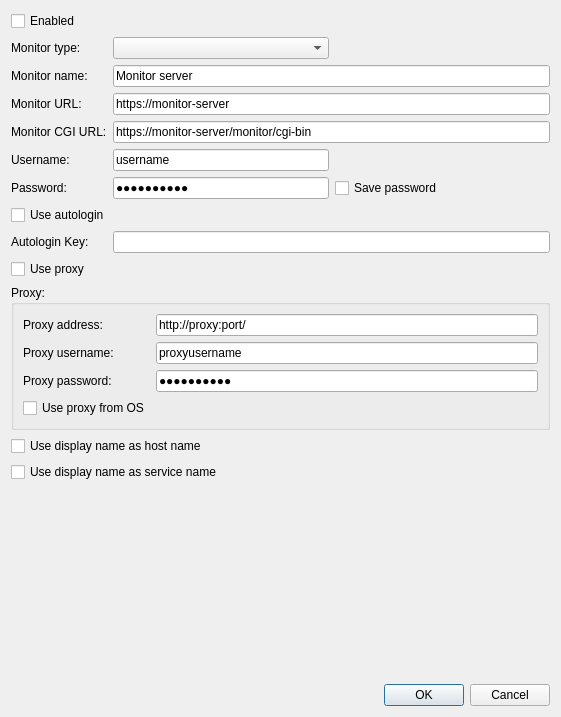
<?xml version="1.0" encoding="UTF-8"?>
<ui version="4.0">
 <class>settings_server</class>
 <widget class="QDialog" name="settings_server">
  <property name="geometry">
   <rect>
    <x>0</x>
    <y>0</y>
    <width>561</width>
    <height>717</height>
   </rect>
  </property>
  <property name="sizePolicy">
   <sizepolicy hsizetype="Minimum" vsizetype="Preferred">
    <horstretch>0</horstretch>
    <verstretch>0</verstretch>
   </sizepolicy>
  </property>
  <property name="windowTitle">
   <string>Dialog</string>
  </property>
  <property name="modal">
   <bool>true</bool>
  </property>
  <layout class="QGridLayout" name="gridLayout">
   <item row="24" column="0" colspan="3">
    <spacer name="verticalSpacer">
     <property name="orientation">
      <enum>Qt::Vertical</enum>
     </property>
     <property name="sizeHint" stdset="0">
      <size>
       <width>0</width>
       <height>0</height>
      </size>
     </property>
    </spacer>
   </item>
   <item row="8" column="2">
    <widget class="QCheckBox" name="input_checkbox_save_password">
     <property name="text">
      <string>Save password</string>
     </property>
    </widget>
   </item>
   <item row="25" column="2">
    <widget class="QDialogButtonBox" name="button_box">
     <property name="orientation">
      <enum>Qt::Horizontal</enum>
     </property>
     <property name="standardButtons">
      <set>QDialogButtonBox::Cancel|QDialogButtonBox::Ok</set>
     </property>
    </widget>
   </item>
   <item row="5" column="1" colspan="2">
    <widget class="QLineEdit" name="input_lineedit_monitor_cgi_url">
     <property name="text">
      <string>https://monitor-server/monitor/cgi-bin</string>
     </property>
    </widget>
   </item>
   <item row="1" column="1">
    <widget class="QComboBox" name="input_combobox_type"/>
   </item>
   <item row="15" column="0">
    <widget class="QCheckBox" name="input_checkbox_use_proxy">
     <property name="text">
      <string>Use proxy</string>
     </property>
    </widget>
   </item>
   <item row="5" column="0">
    <widget class="QLabel" name="label_monitor_cgi_url">
     <property name="sizePolicy">
      <sizepolicy hsizetype="Minimum" vsizetype="Preferred">
       <horstretch>0</horstretch>
       <verstretch>0</verstretch>
      </sizepolicy>
     </property>
     <property name="text">
      <string>Monitor CGI URL:</string>
     </property>
    </widget>
   </item>
   <item row="3" column="1" colspan="2">
    <widget class="QLineEdit" name="input_lineedit_name">
     <property name="text">
      <string>Monitor server</string>
     </property>
    </widget>
   </item>
   <item row="4" column="1" colspan="2">
    <widget class="QLineEdit" name="input_lineedit_monitor_url">
     <property name="inputMask">
      <string/>
     </property>
     <property name="text">
      <string>https://monitor-server</string>
     </property>
    </widget>
   </item>
   <item row="10" column="0" colspan="2">
    <widget class="QCheckBox" name="input_checkbox_use_autologin">
     <property name="text">
      <string>Use autologin</string>
     </property>
    </widget>
   </item>
   <item row="6" column="0">
    <widget class="QLabel" name="label_username">
     <property name="sizePolicy">
      <sizepolicy hsizetype="Minimum" vsizetype="Preferred">
       <horstretch>0</horstretch>
       <verstretch>0</verstretch>
      </sizepolicy>
     </property>
     <property name="text">
      <string>Username:</string>
     </property>
    </widget>
   </item>
   <item row="1" column="0">
    <widget class="QLabel" name="label_server_type">
     <property name="sizePolicy">
      <sizepolicy hsizetype="Minimum" vsizetype="Preferred">
       <horstretch>0</horstretch>
       <verstretch>0</verstretch>
      </sizepolicy>
     </property>
     <property name="text">
      <string>Monitor type:</string>
     </property>
    </widget>
   </item>
   <item row="11" column="1" colspan="2">
    <widget class="QLineEdit" name="input_lineedit_autologin_key">
     <property name="text">
      <string/>
     </property>
    </widget>
   </item>
   <item row="3" column="0">
    <widget class="QLabel" name="label_name">
     <property name="sizePolicy">
      <sizepolicy hsizetype="Minimum" vsizetype="Preferred">
       <horstretch>0</horstretch>
       <verstretch>0</verstretch>
      </sizepolicy>
     </property>
     <property name="text">
      <string>Monitor name:</string>
     </property>
    </widget>
   </item>
   <item row="8" column="1">
    <widget class="QLineEdit" name="input_lineedit_password">
     <property name="text">
      <string>1234567890</string>
     </property>
     <property name="echoMode">
      <enum>QLineEdit::Password</enum>
     </property>
    </widget>
   </item>
   <item row="21" column="0" colspan="2">
    <widget class="QCheckBox" name="input_checkbox_use_display_name_host">
     <property name="text">
      <string>Use display name as host name</string>
     </property>
    </widget>
   </item>
   <item row="11" column="0">
    <widget class="QLabel" name="label_autologin_key">
     <property name="sizePolicy">
      <sizepolicy hsizetype="Minimum" vsizetype="Preferred">
       <horstretch>0</horstretch>
       <verstretch>0</verstretch>
      </sizepolicy>
     </property>
     <property name="text">
      <string>Autologin Key:</string>
     </property>
    </widget>
   </item>
   <item row="4" column="0">
    <widget class="QLabel" name="label_monitor_url">
     <property name="sizePolicy">
      <sizepolicy hsizetype="Minimum" vsizetype="Preferred">
       <horstretch>0</horstretch>
       <verstretch>0</verstretch>
      </sizepolicy>
     </property>
     <property name="text">
      <string>Monitor URL:</string>
     </property>
    </widget>
   </item>
   <item row="22" column="0" colspan="2">
    <widget class="QCheckBox" name="input_checkbox_use_display_name_service">
     <property name="text">
      <string>Use display name as service name</string>
     </property>
    </widget>
   </item>
   <item row="0" column="0" colspan="3">
    <widget class="QCheckBox" name="input_checkbox_enabled">
     <property name="text">
      <string>Enabled</string>
     </property>
    </widget>
   </item>
   <item row="8" column="0">
    <widget class="QLabel" name="label_password">
     <property name="sizePolicy">
      <sizepolicy hsizetype="Minimum" vsizetype="Preferred">
       <horstretch>0</horstretch>
       <verstretch>0</verstretch>
      </sizepolicy>
     </property>
     <property name="text">
      <string>Password:</string>
     </property>
    </widget>
   </item>
   <item row="6" column="1">
    <widget class="QLineEdit" name="input_lineedit_username">
     <property name="text">
      <string>username</string>
     </property>
    </widget>
   </item>
   <item row="16" column="0" colspan="3">
    <widget class="QGroupBox" name="proxy_groupbox">
     <property name="title">
      <string>Proxy:</string>
     </property>
     <layout class="QGridLayout" name="gridLayout_2">
      <item row="3" column="0">
       <widget class="QLabel" name="label_proxy_password">
        <property name="sizePolicy">
         <sizepolicy hsizetype="Minimum" vsizetype="Preferred">
          <horstretch>0</horstretch>
          <verstretch>0</verstretch>
         </sizepolicy>
        </property>
        <property name="text">
         <string>Proxy password:</string>
        </property>
       </widget>
      </item>
      <item row="2" column="0">
       <widget class="QLabel" name="label_proxy_username">
        <property name="sizePolicy">
         <sizepolicy hsizetype="Minimum" vsizetype="Preferred">
          <horstretch>0</horstretch>
          <verstretch>0</verstretch>
         </sizepolicy>
        </property>
        <property name="text">
         <string>Proxy username:</string>
        </property>
       </widget>
      </item>
      <item row="2" column="1">
       <widget class="QLineEdit" name="input_lineedit_proxy_username">
        <property name="text">
         <string>proxyusername</string>
        </property>
       </widget>
      </item>
      <item row="1" column="1">
       <widget class="QLineEdit" name="input_lineedit_proxy_address">
        <property name="text">
         <string>http://proxy:port/</string>
        </property>
       </widget>
      </item>
      <item row="1" column="0">
       <widget class="QLabel" name="label_proxy_address">
        <property name="sizePolicy">
         <sizepolicy hsizetype="Minimum" vsizetype="Preferred">
          <horstretch>0</horstretch>
          <verstretch>0</verstretch>
         </sizepolicy>
        </property>
        <property name="text">
         <string>Proxy address:</string>
        </property>
       </widget>
      </item>
      <item row="3" column="1">
       <widget class="QLineEdit" name="input_lineedit_proxy_password">
        <property name="text">
         <string>1234567890</string>
        </property>
        <property name="echoMode">
         <enum>QLineEdit::Password</enum>
        </property>
       </widget>
      </item>
      <item row="4" column="0">
       <widget class="QCheckBox" name="input_checkbox_use_proxy_from_os">
        <property name="text">
         <string>Use proxy from OS</string>
        </property>
       </widget>
      </item>
     </layout>
    </widget>
   </item>
  </layout>
 </widget>
 <tabstops>
  <tabstop>input_checkbox_enabled</tabstop>
  <tabstop>input_combobox_type</tabstop>
  <tabstop>input_lineedit_name</tabstop>
  <tabstop>input_lineedit_monitor_url</tabstop>
  <tabstop>input_lineedit_monitor_cgi_url</tabstop>
  <tabstop>input_lineedit_username</tabstop>
  <tabstop>input_lineedit_password</tabstop>
  <tabstop>input_checkbox_save_password</tabstop>
  <tabstop>input_checkbox_use_autologin</tabstop>
  <tabstop>input_lineedit_autologin_key</tabstop>
  <tabstop>input_checkbox_use_proxy</tabstop>
  <tabstop>input_lineedit_proxy_address</tabstop>
  <tabstop>input_lineedit_proxy_username</tabstop>
  <tabstop>input_lineedit_proxy_password</tabstop>
  <tabstop>input_checkbox_use_proxy_from_os</tabstop>
  <tabstop>input_checkbox_use_display_name_host</tabstop>
  <tabstop>input_checkbox_use_display_name_service</tabstop>
 </tabstops>
 <resources/>
 <connections/>
</ui>
